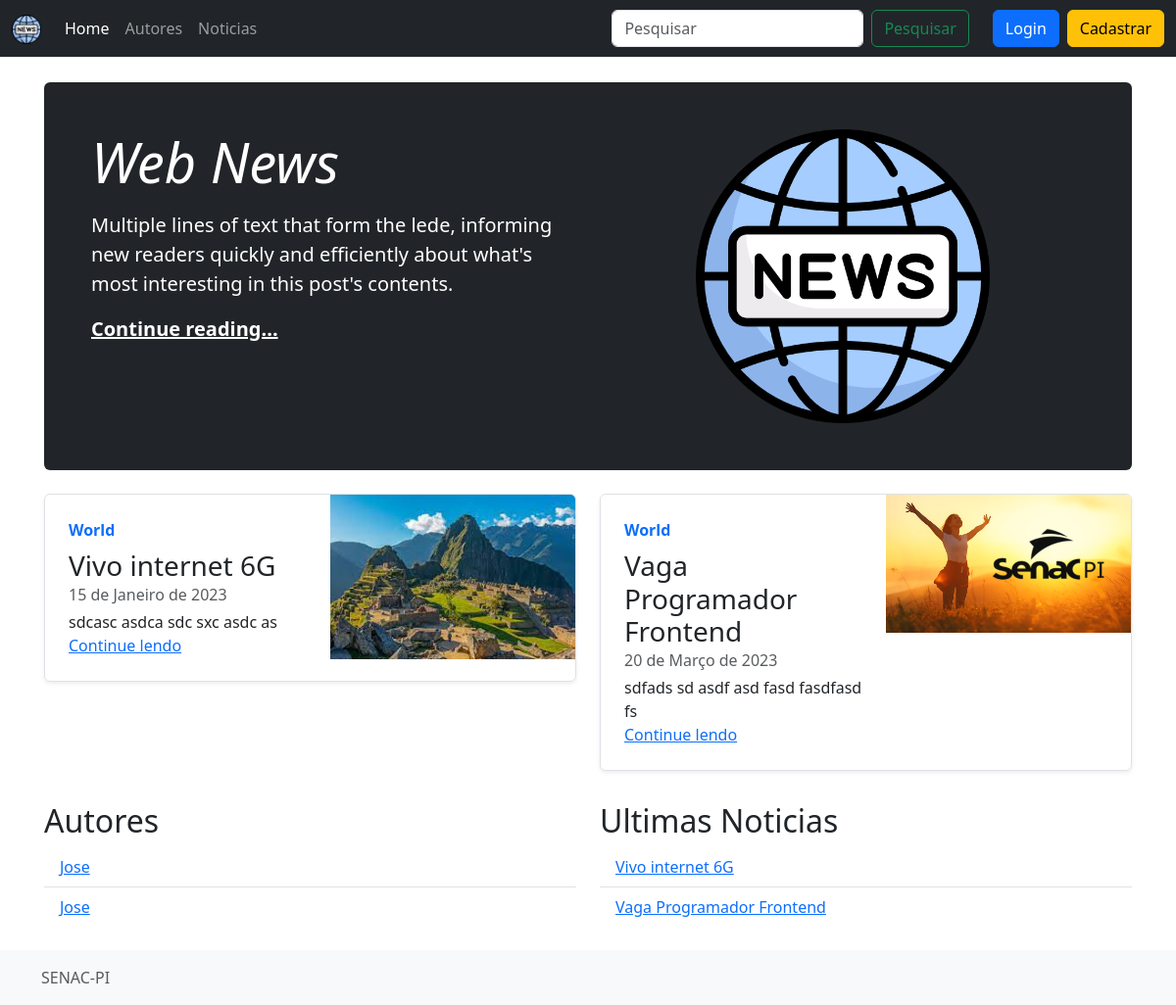
Before: / with the older database file.
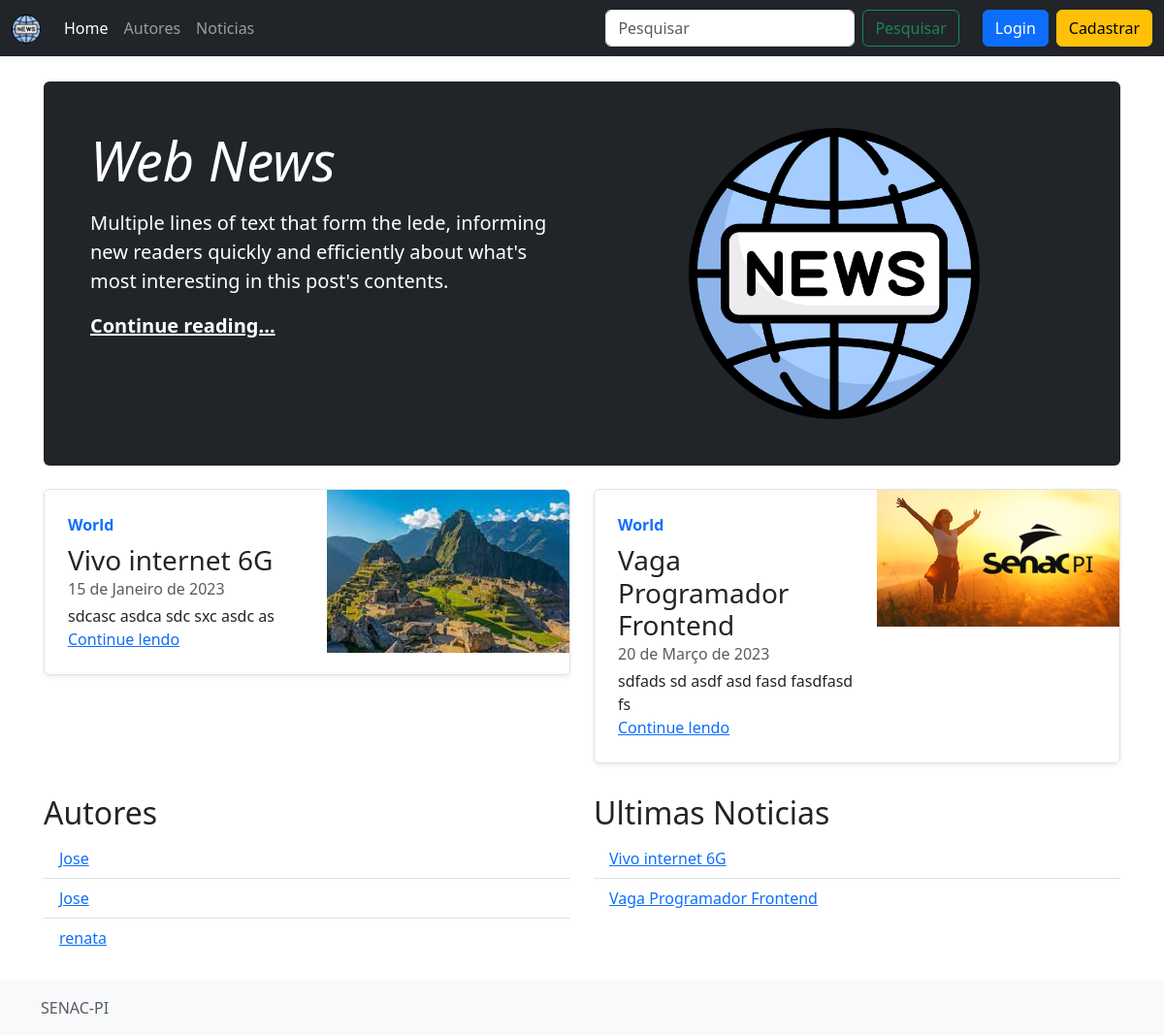
After: the same page with the newer database file.
### noticias/models.py (models this page shows, shortened)
class Noticia(models.Model):
    titulo = models.CharField("Titulo", max_length=100)
    conteudo = models.TextField("Conteudo")
    data_pub = models.DateField("Data de publicação")
    img = models.ImageField("Imagem", upload_to='imagens', null=True, blank=True)
    autor = models.ForeignKey(Autor, on_delete=models.CASCADE, related_name='noticias', verbose_name="Autor")
    class Meta:
        verbose_name_plural = "Noticias"

class Autor(models.Model):
    nome = models.CharField("Nome", max_length=250, blank=True)
    email = models.EmailField("Email", blank=True)
    cpf = models.CharField("CPF", max_length=15, blank=True)
    data_nascimento = models.DateField("Data de nascimento", null=True, blank=True)
    user = models.OneToOneField(User, on_delete=models.CASCADE)
    class Meta:
        verbose_name_plural = "Autores"

### noticias/views.py (the view)
# urls.py: path('', index, name='index'),
def index(request):
    noticias = Noticia.objects.all()[:5]
    autores = Autor.objects.all()[:5]
    noticias_destaque = noticias[:2]
    return render(request, "index.html", {'autores': autores, 'noticias': noticias, 'noticias_destaque': noticias_destaque})

### templates/index.html (shortened to what the changed rows need)
{% load static %}
{% load bootstrap5 %}
<!DOCTYPE html>
<html lang="pt-br">
<head>
  {% bootstrap_css %}
  <link rel="stylesheet" href="{% static 'css/estilo.css' %}">
</head>
<body class="d-flex flex-column h-100">
  <main class="flex-shrink-0">
    <div class="container my-4">
      {% block content %}
      <div class="p-4 p-md-5 mb-4 rounded bg-dark text-white">
        <div class="row">
          <div class="col-md-6 align-middle">
            <h1 class="display-4 fst-italic">Web News</h1>
          </div>
        </div>
      </div>
      <div class="row mb-2">
        {% for noticia in noticias_destaque %}
        <div class="col-md-6">
          <div class="row g-0 border rounded overflow-hidden flex-md-row mb-4 shadow-sm h-md-250 position-relative">
            <div class="col p-4 d-flex flex-column position-static">
              <strong class="d-inline-block mb-2 text-primary">World</strong>
              <h3 class="mb-0">{{noticia.titulo}}</h3>
              <div class="mb-1 text-muted">{{noticia.data_pub}}</div>
              <p class="card-text mb-auto">{{noticia.conteudo}}</p>
              <a href="{% url 'detalhar_noticia' noticia.pk %}" class="stretched-link">Continue lendo</a>
            </div>
            <div class="col-auto d-none d-lg-block">
              {% if noticia.img  %}
              <img src="{{ noticia.img.url }}" width="250"/>
              {% endif%}
            </div>
          </div>
        </div>
        {% endfor %}
      </div>
      <div class="row">
        <div class="col">
          <h2>Autores</h2>
          <ul class="list-group list-group-flush">
            {% for autor in autores %}
            <li class="list-group-item"><a href="{% url 'detalhar_autor' autor.pk %}">{{ autor.nome }}</a></li>
            {% endfor %}
          </ul>
        </div>
        <div class="col">
          <h2>Ultimas Noticias</h2>
          <ul class="list-group list-group-flush">
            {% for noticia in noticias %}
            <li class="list-group-item"><a href="{% url 'detalhar_noticia' noticia.pk %}">{{ noticia.titulo }}</a></li>
            {% endfor %}
          </ul>
        </div>
      </div>
      {% endblock content %}
    </div>
  </main>
</body>
</html>

Changed rows visible on the page:
added Autor: nome "renata"
